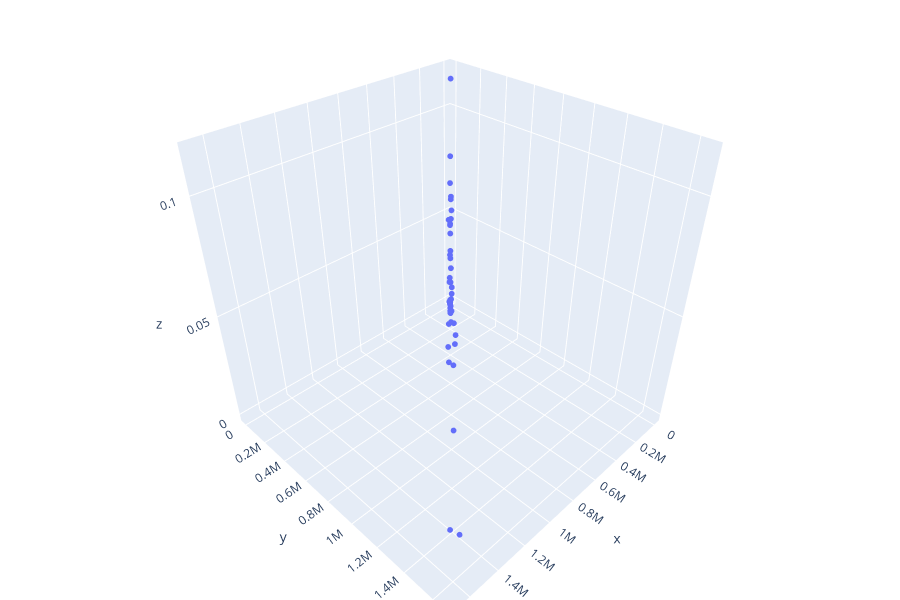

Here is the notebook cell this chart was saved with:
### Code cell
fig = go.Figure()
ca_pop_gender_scatter = go.Scatter3d(x=ca_cases_no_outlier['PopTotalMale2017'],y=ca_cases_no_outlier['PopTotalFemale2017'],z=ca_cases_no_outlier['mortality'], mode='markers',marker=dict(size=2))
fig.add_trace(ca_pop_gender_scatter)
fig.update_layout(margin=dict(l=0,r=0,t=0,b=0),height=600)
fig
